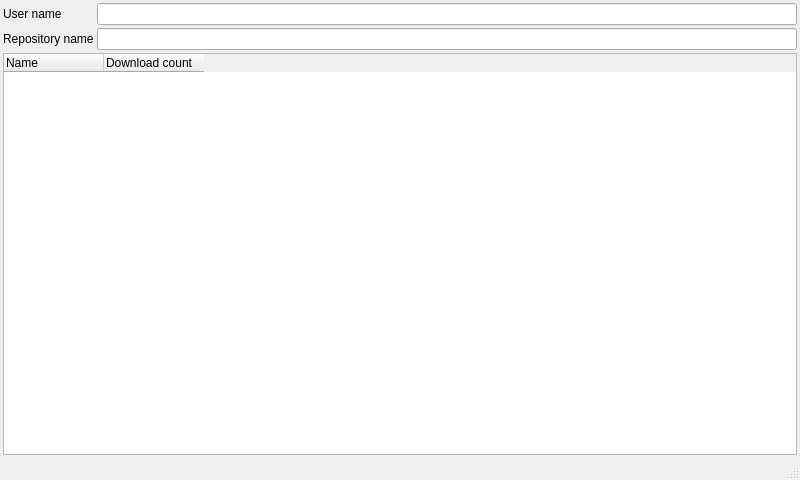
<?xml version="1.0" encoding="UTF-8"?>
<ui version="4.0">
 <class>MainWindow</class>
 <widget class="QMainWindow" name="MainWindow">
  <property name="geometry">
   <rect>
    <x>0</x>
    <y>0</y>
    <width>800</width>
    <height>480</height>
   </rect>
  </property>
  <property name="windowTitle">
   <string>GitHub download count</string>
  </property>
  <widget class="QWidget" name="centralWidget">
   <layout class="QGridLayout" name="gridLayout">
    <property name="leftMargin">
     <number>3</number>
    </property>
    <property name="topMargin">
     <number>3</number>
    </property>
    <property name="rightMargin">
     <number>3</number>
    </property>
    <property name="bottomMargin">
     <number>3</number>
    </property>
    <property name="spacing">
     <number>3</number>
    </property>
    <item row="0" column="0">
     <layout class="QFormLayout" name="formLayout">
      <property name="horizontalSpacing">
       <number>3</number>
      </property>
      <property name="verticalSpacing">
       <number>3</number>
      </property>
      <item row="0" column="0">
       <widget class="QLabel" name="label_2">
        <property name="text">
         <string>User name</string>
        </property>
       </widget>
      </item>
      <item row="0" column="1">
       <widget class="QLineEdit" name="userName"/>
      </item>
      <item row="1" column="0">
       <widget class="QLabel" name="label">
        <property name="text">
         <string>Repository name</string>
        </property>
       </widget>
      </item>
      <item row="1" column="1">
       <widget class="QLineEdit" name="repoName"/>
      </item>
     </layout>
    </item>
    <item row="1" column="0">
     <widget class="QTreeWidget" name="dwnInfo">
      <property name="alternatingRowColors">
       <bool>true</bool>
      </property>
      <property name="uniformRowHeights">
       <bool>true</bool>
      </property>
      <property name="animated">
       <bool>true</bool>
      </property>
      <attribute name="headerMinimumSectionSize">
       <number>100</number>
      </attribute>
      <attribute name="headerStretchLastSection">
       <bool>false</bool>
      </attribute>
      <column>
       <property name="text">
        <string>Name</string>
       </property>
      </column>
      <column>
       <property name="text">
        <string>Download count</string>
       </property>
      </column>
     </widget>
    </item>
   </layout>
  </widget>
  <widget class="QStatusBar" name="statusBar"/>
 </widget>
 <layoutdefault spacing="6" margin="11"/>
 <resources/>
 <connections>
  <connection>
   <sender>repoName</sender>
   <signal>editingFinished()</signal>
   <receiver>MainWindow</receiver>
   <slot>getData()</slot>
   <hints>
    <hint type="sourcelabel">
     <x>434</x>
     <y>44</y>
    </hint>
    <hint type="destinationlabel">
     <x>377</x>
     <y>265</y>
    </hint>
   </hints>
  </connection>
  <connection>
   <sender>userName</sender>
   <signal>editingFinished()</signal>
   <receiver>MainWindow</receiver>
   <slot>getData()</slot>
   <hints>
    <hint type="sourcelabel">
     <x>434</x>
     <y>16</y>
    </hint>
    <hint type="destinationlabel">
     <x>377</x>
     <y>265</y>
    </hint>
   </hints>
  </connection>
  <connection>
   <sender>userName</sender>
   <signal>returnPressed()</signal>
   <receiver>MainWindow</receiver>
   <slot>returnPressed()</slot>
   <hints>
    <hint type="sourcelabel">
     <x>434</x>
     <y>16</y>
    </hint>
    <hint type="destinationlabel">
     <x>377</x>
     <y>265</y>
    </hint>
   </hints>
  </connection>
  <connection>
   <sender>repoName</sender>
   <signal>returnPressed()</signal>
   <receiver>MainWindow</receiver>
   <slot>returnPressed()</slot>
   <hints>
    <hint type="sourcelabel">
     <x>434</x>
     <y>44</y>
    </hint>
    <hint type="destinationlabel">
     <x>377</x>
     <y>265</y>
    </hint>
   </hints>
  </connection>
 </connections>
 <slots>
  <slot>getData()</slot>
  <slot>returnPressed()</slot>
 </slots>
</ui>
